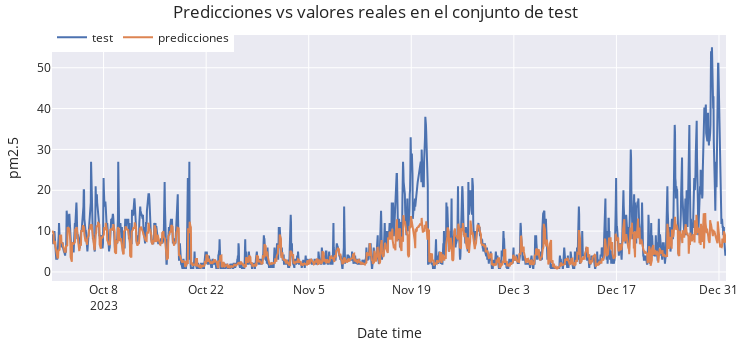

Source (notebook cell):
### Code cell
# Gráfico de las predicciones vs valores reales en el conjunto de test
# ==============================================================================
fig = go.Figure()
trace1 = go.Scatter(x=data_test.index, y=data_test['pm2.5'], name="test", mode="lines")
trace2 = go.Scatter(x=predictions.index, y=predictions['pm2.5'], name="predicciones", mode="lines")
fig.add_trace(trace1)
fig.add_trace(trace2)
fig.update_layout(
    title="Predicciones vs valores reales en el conjunto de test",
    xaxis_title="Date time",
    yaxis_title="pm2.5",
    width=750,
    height=350,
    margin=dict(l=20, r=20, t=35, b=20),
    legend=dict(
        orientation="h",
        yanchor="top",
        y=1.05,
        xanchor="left",
        x=0
    )
)
fig.show()

### Figure 1 — Plotly figure (JSON) as saved in the notebook; plotly's stock layout.template omitted (floating-point values rounded to 4 significant figures; data arrays with more than 128 entries replaced by an {"elided": "..."} marker saying what was removed)
{"data": [{"mode": "lines", "name": "test", "type": "scatter", "x": {"elided": "2209 str values"}, "y": {"elided": "2209 float values"}}, {"mode": "lines", "name": "predicciones", "type": "scatter", "x": {"elided": "2208 str values"}, "y": {"elided": "2208 float values"}}], "layout": {"height": 350, "legend": {"orientation": "h", "x": 0, "xanchor": "left", "y": 1.05, "yanchor": "top"}, "margin": {"b": 20, "l": 20, "r": 20, "t": 35}, "title": {"text": "Predicciones vs valores reales en el conjunto de test"}, "width": 750, "xaxis": {"title": {"text": "Date time"}}, "yaxis": {"title": {"text": "pm2.5"}}}}
